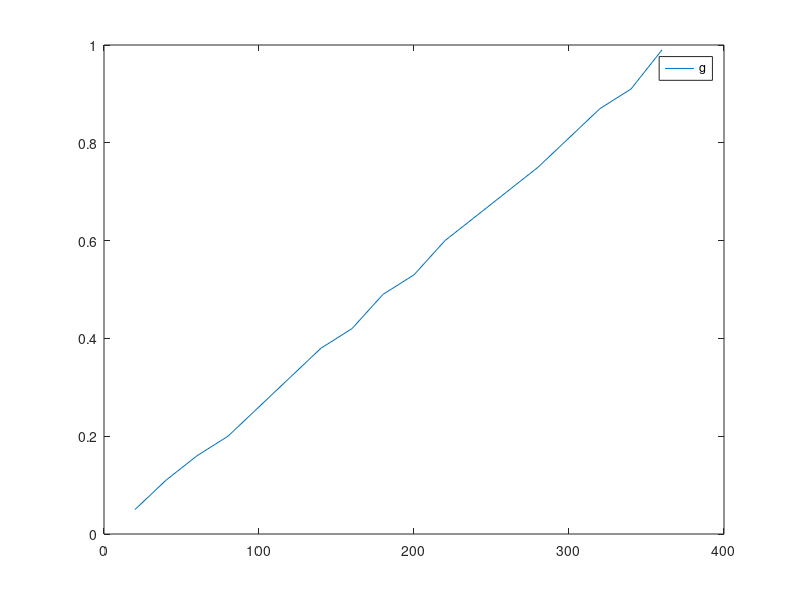

MATLAB code to generate this figure:
% 2015/12/06: this is used to know the 3D touch results

gd = [20:20:360];
d = [0.05, 0.11, 0.16, 0.2, 0.26,0.32, 0.38, 0.42, 0.49, 0.53,0.60, 0.65, 0.70, 0.75, 0.81,0.87, 0.91, 0.99];% 3d
plot(gd,d); legend('g','d');


gc = [100]


%{
c = [440, 
     700, 790, 
     850, 1050,
     1550, 1620,
     2250]; %ua
%}

%{
gc = [100: 50: ]
c = [500, 850,
     1200, 1400, 
     ]
%}